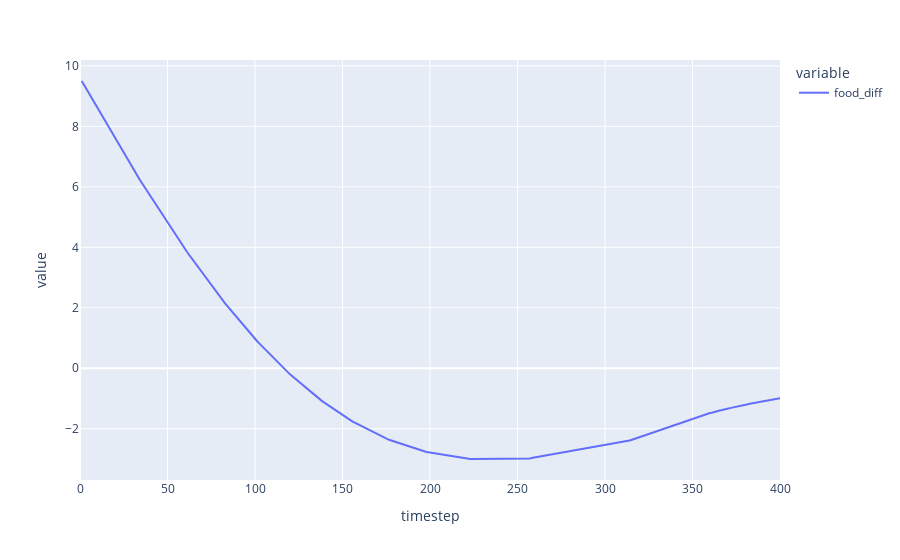

The code cell stored with this chart in its notebook:
### Markdown cell above
**Solution:**

### Code cell
import pandas as pd
pd.options.plotting.backend = "plotly"

diff_df = df.query('simulation == 1').copy()
diff_df['food_diff'] = diff_df['food'].diff()
diff_df.plot(kind='line', x='timestep', y=['food_diff'])

### Figure 1 — Plotly figure (JSON) as saved in the notebook; plotly's stock layout.template omitted (floating-point values rounded to 4 significant figures; data arrays with more than 128 entries replaced by an {"elided": "..."} marker saying what was removed)
{"data": [{"hovertemplate": "variable=food_diff<br>timestep=%{x}<br>value=%{y}<extra></extra>", "legendgroup": "food_diff", "line": {"color": "#636efa", "dash": "solid"}, "mode": "lines", "name": "food_diff", "orientation": "v", "showlegend": true, "type": "scatter", "x": {"elided": "401 int values"}, "xaxis": "x", "y": {"elided": "401 float values"}, "yaxis": "y"}], "layout": {"autosize": true, "legend": {"title": {"text": "variable"}, "tracegroupgap": 0}, "margin": {"t": 60}, "xaxis": {"anchor": "y", "autorange": true, "domain": [0, 1], "range": [0, 400], "title": {"text": "timestep"}, "type": "linear"}, "yaxis": {"anchor": "x", "autorange": true, "domain": [0, 1], "range": [-3.694, 10.19], "title": {"text": "value"}, "type": "linear"}}}
